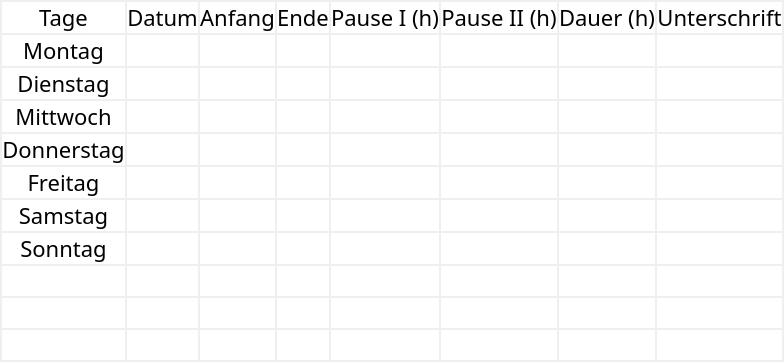
       <widget class="QFrame" name="gridFrame">
        <property name="font">
         <font>
          <family>Times New Roman,Times,serif</family>
          <pointsize>20</pointsize>
         </font>
        </property>
        <property name="styleSheet">
         <string notr="true">#gridFrame {
	background-color: black;
}
QLabel {
	background-color: white;
	font-size: 22px;
}</string>
        </property>
        <layout class="QGridLayout" name="gridLayout">
         <property name="leftMargin">
          <number>2</number>
         </property>
         <property name="topMargin">
          <number>2</number>
         </property>
         <property name="rightMargin">
          <number>2</number>
         </property>
         <property name="bottomMargin">
          <number>2</number>
         </property>
         <property name="spacing">
          <number>2</number>
         </property>
         <item row="4" column="0">
          <widget class="QLabel" name="label_8">
           <property name="sizePolicy">
            <sizepolicy hsizetype="Preferred" vsizetype="Preferred">
             <horstretch>0</horstretch>
             <verstretch>2</verstretch>
            </sizepolicy>
           </property>
           <property name="font">
            <font>
             <family>Times New Roman,Times,serif</family>
             <pointsize>-1</pointsize>
            </font>
           </property>
           <property name="text">
            <string>Donnerstag</string>
           </property>
           <property name="alignment">
            <set>Qt::AlignCenter</set>
           </property>
          </widget>
         </item>
         <item row="0" column="2">
          <widget class="QLabel" name="label_10">
           <property name="sizePolicy">
            <sizepolicy hsizetype="Preferred" vsizetype="Preferred">
             <horstretch>0</horstretch>
             <verstretch>1</verstretch>
            </sizepolicy>
           </property>
           <property name="font">
            <font>
             <family>Times New Roman,Times,serif</family>
             <pointsize>-1</pointsize>
            </font>
           </property>
           <property name="text">
            <string>Anfang</string>
           </property>
           <property name="alignment">
            <set>Qt::AlignCenter</set>
           </property>
          </widget>
         </item>
         <item row="0" column="3">
          <widget class="QLabel" name="label_11">
           <property name="sizePolicy">
            <sizepolicy hsizetype="Preferred" vsizetype="Preferred">
             <horstretch>0</horstretch>
             <verstretch>1</verstretch>
            </sizepolicy>
           </property>
           <property name="font">
            <font>
             <family>Times New Roman,Times,serif</family>
             <pointsize>-1</pointsize>
            </font>
           </property>
           <property name="text">
            <string>Ende</string>
           </property>
           <property name="alignment">
            <set>Qt::AlignCenter</set>
           </property>
          </widget>
         </item>
         <item row="8" column="0">
          <widget class="QLabel" name="label_16">
           <property name="sizePolicy">
            <sizepolicy hsizetype="Preferred" vsizetype="Preferred">
             <horstretch>0</horstretch>
             <verstretch>2</verstretch>
            </sizepolicy>
           </property>
           <property name="font">
            <font>
             <family>Times New Roman,Times,serif</family>
             <pointsize>-1</pointsize>
            </font>
           </property>
           <property name="text">
            <string/>
           </property>
           <property name="alignment">
            <set>Qt::AlignCenter</set>
           </property>
          </widget>
         </item>
         <item row="1" column="0">
          <widget class="QLabel" name="label_2">
           <property name="sizePolicy">
            <sizepolicy hsizetype="Preferred" vsizetype="Preferred">
             <horstretch>0</horstretch>
             <verstretch>2</verstretch>
            </sizepolicy>
           </property>
           <property name="font">
            <font>
             <family>Times New Roman,Times,serif</family>
             <pointsize>-1</pointsize>
            </font>
           </property>
           <property name="text">
            <string>Montag</string>
           </property>
           <property name="alignment">
            <set>Qt::AlignCenter</set>
           </property>
          </widget>
         </item>
         <item row="6" column="0">
          <widget class="QLabel" name="label_6">
           <property name="sizePolicy">
            <sizepolicy hsizetype="Preferred" vsizetype="Preferred">
             <horstretch>0</horstretch>
             <verstretch>2</verstretch>
            </sizepolicy>
           </property>
           <property name="font">
            <font>
             <family>Times New Roman,Times,serif</family>
             <pointsize>-1</pointsize>
            </font>
           </property>
           <property name="text">
            <string>Samstag</string>
           </property>
           <property name="alignment">
            <set>Qt::AlignCenter</set>
           </property>
          </widget>
         </item>
         <item row="0" column="6">
          <widget class="QLabel" name="label_14">
           <property name="sizePolicy">
            <sizepolicy hsizetype="Preferred" vsizetype="Preferred">
             <horstretch>0</horstretch>
             <verstretch>1</verstretch>
            </sizepolicy>
           </property>
           <property name="font">
            <font>
             <family>Times New Roman,Times,serif</family>
             <pointsize>-1</pointsize>
            </font>
           </property>
           <property name="text">
            <string>Dauer (h)</string>
           </property>
           <property name="alignment">
            <set>Qt::AlignCenter</set>
           </property>
          </widget>
         </item>
         <item row="2" column="0">
          <widget class="QLabel" name="label_3">
           <property name="sizePolicy">
            <sizepolicy hsizetype="Preferred" vsizetype="Preferred">
             <horstretch>0</horstretch>
             <verstretch>2</verstretch>
            </sizepolicy>
           </property>
           <property name="font">
            <font>
             <family>Times New Roman,Times,serif</family>
             <pointsize>-1</pointsize>
            </font>
           </property>
           <property name="text">
            <string>Dienstag</string>
           </property>
           <property name="alignment">
            <set>Qt::AlignCenter</set>
           </property>
          </widget>
         </item>
         <item row="9" column="0">
          <widget class="QLabel" name="label_17">
           <property name="sizePolicy">
            <sizepolicy hsizetype="Preferred" vsizetype="Preferred">
             <horstretch>0</horstretch>
             <verstretch>2</verstretch>
            </sizepolicy>
           </property>
           <property name="font">
            <font>
             <family>Times New Roman,Times,serif</family>
             <pointsize>-1</pointsize>
            </font>
           </property>
           <property name="text">
            <string/>
           </property>
           <property name="alignment">
            <set>Qt::AlignCenter</set>
           </property>
          </widget>
         </item>
         <item row="5" column="0">
          <widget class="QLabel" name="label_7">
           <property name="sizePolicy">
            <sizepolicy hsizetype="Preferred" vsizetype="Preferred">
             <horstretch>0</horstretch>
             <verstretch>2</verstretch>
            </sizepolicy>
           </property>
           <property name="font">
            <font>
             <family>Times New Roman,Times,serif</family>
             <pointsize>-1</pointsize>
            </font>
           </property>
           <property name="text">
            <string>Freitag</string>
           </property>
           <property name="alignment">
            <set>Qt::AlignCenter</set>
           </property>
          </widget>
         </item>
         <item row="0" column="7">
          <widget class="QLabel" name="label_15">
           <property name="sizePolicy">
            <sizepolicy hsizetype="Preferred" vsizetype="Preferred">
             <horstretch>0</horstretch>
             <verstretch>1</verstretch>
            </sizepolicy>
           </property>
           <property name="font">
            <font>
             <family>Times New Roman,Times,serif</family>
             <pointsize>-1</pointsize>
            </font>
           </property>
           <property name="text">
            <string>Unterschrift</string>
           </property>
           <property name="alignment">
            <set>Qt::AlignCenter</set>
           </property>
          </widget>
         </item>
         <item row="7" column="0">
          <widget class="QLabel" name="label_5">
           <property name="sizePolicy">
            <sizepolicy hsizetype="Preferred" vsizetype="Preferred">
             <horstretch>0</horstretch>
             <verstretch>2</verstretch>
            </sizepolicy>
           </property>
           <property name="font">
            <font>
             <family>Times New Roman,Times,serif</family>
             <pointsize>-1</pointsize>
            </font>
           </property>
           <property name="text">
            <string>Sonntag</string>
           </property>
           <property name="alignment">
            <set>Qt::AlignCenter</set>
           </property>
          </widget>
         </item>
         <item row="0" column="0">
          <widget class="QLabel" name="label">
           <property name="sizePolicy">
            <sizepolicy hsizetype="Preferred" vsizetype="Preferred">
             <horstretch>0</horstretch>
             <verstretch>1</verstretch>
            </sizepolicy>
           </property>
           <property name="font">
            <font>
             <family>Times New Roman,Times,serif</family>
             <pointsize>-1</pointsize>
            </font>
           </property>
           <property name="styleSheet">
            <string notr="true"/>
           </property>
           <property name="text">
            <string>Tage</string>
           </property>
           <property name="alignment">
            <set>Qt::AlignCenter</set>
           </property>
          </widget>
         </item>
         <item row="0" column="5">
          <widget class="QLabel" name="label_13">
           <property name="sizePolicy">
            <sizepolicy hsizetype="Preferred" vsizetype="Preferred">
             <horstretch>0</horstretch>
             <verstretch>1</verstretch>
            </sizepolicy>
           </property>
           <property name="font">
            <font>
             <family>Times New Roman,Times,serif</family>
             <pointsize>-1</pointsize>
            </font>
           </property>
           <property name="text">
            <string>Pause II (h)</string>
           </property>
           <property name="alignment">
            <set>Qt::AlignCenter</set>
           </property>
          </widget>
         </item>
         <item row="0" column="4">
          <widget class="QLabel" name="label_12">
           <property name="sizePolicy">
            <sizepolicy hsizetype="Preferred" vsizetype="Preferred">
             <horstretch>0</horstretch>
             <verstretch>1</verstretch>
            </sizepolicy>
           </property>
           <property name="font">
            <font>
             <family>Times New Roman,Times,serif</family>
             <pointsize>-1</pointsize>
            </font>
           </property>
           <property name="text">
            <string>Pause I (h)</string>
           </property>
           <property name="alignment">
            <set>Qt::AlignCenter</set>
           </property>
          </widget>
         </item>
         <item row="3" column="0">
          <widget class="QLabel" name="label_9">
           <property name="sizePolicy">
            <sizepolicy hsizetype="Preferred" vsizetype="Preferred">
             <horstretch>0</horstretch>
             <verstretch>2</verstretch>
            </sizepolicy>
           </property>
           <property name="font">
            <font>
             <family>Times New Roman,Times,serif</family>
             <pointsize>-1</pointsize>
            </font>
           </property>
           <property name="text">
            <string>Mittwoch</string>
           </property>
           <property name="alignment">
            <set>Qt::AlignCenter</set>
           </property>
          </widget>
         </item>
         <item row="0" column="1">
          <widget class="QLabel" name="label_4">
           <property name="sizePolicy">
            <sizepolicy hsizetype="Preferred" vsizetype="Preferred">
             <horstretch>0</horstretch>
             <verstretch>1</verstretch>
            </sizepolicy>
           </property>
           <property name="font">
            <font>
             <family>Times New Roman,Times,serif</family>
             <pointsize>-1</pointsize>
            </font>
           </property>
           <property name="text">
            <string>Datum</string>
           </property>
           <property name="alignment">
            <set>Qt::AlignCenter</set>
           </property>
          </widget>
         </item>
         <item row="10" column="0">
          <widget class="QLabel" name="label_18">
           <property name="sizePolicy">
            <sizepolicy hsizetype="Preferred" vsizetype="Preferred">
             <horstretch>0</horstretch>
             <verstretch>2</verstretch>
            </sizepolicy>
           </property>
           <property name="font">
            <font>
             <family>Times New Roman,Times,serif</family>
             <pointsize>-1</pointsize>
            </font>
           </property>
           <property name="text">
            <string/>
           </property>
           <property name="alignment">
            <set>Qt::AlignCenter</set>
           </property>
          </widget>
         </item>
         <item row="8" column="1">
          <widget class="QLabel" name="label_19">
           <property name="text">
            <string/>
           </property>
           <property name="alignment">
            <set>Qt::AlignCenter</set>
           </property>
          </widget>
         </item>
         <item row="8" column="2">
          <widget class="QLabel" name="label_20">
           <property name="text">
            <string/>
           </property>
           <property name="alignment">
            <set>Qt::AlignCenter</set>
           </property>
          </widget>
         </item>
         <item row="8" column="3">
          <widget class="QLabel" name="label_21">
           <property name="text">
            <string/>
           </property>
           <property name="alignment">
            <set>Qt::AlignCenter</set>
           </property>
          </widget>
         </item>
         <item row="8" column="4">
          <widget class="QLabel" name="label_22">
           <property name="text">
            <string/>
           </property>
           <property name="alignment">
            <set>Qt::AlignCenter</set>
           </property>
          </widget>
         </item>
         <item row="8" column="5">
          <widget class="QLabel" name="label_23">
           <property name="text">
            <string/>
           </property>
           <property name="alignment">
            <set>Qt::AlignCenter</set>
           </property>
          </widget>
         </item>
         <item row="8" column="6">
          <widget class="QLabel" name="label_24">
           <property name="text">
            <string/>
           </property>
           <property name="alignment">
            <set>Qt::AlignCenter</set>
           </property>
          </widget>
         </item>
         <item row="8" column="7">
          <widget class="QLabel" name="label_25">
           <property name="text">
            <string/>
           </property>
           <property name="alignment">
            <set>Qt::AlignCenter</set>
           </property>
          </widget>
         </item>
         <item row="9" column="7">
          <widget class="QLabel" name="label_26">
           <property name="text">
            <string/>
           </property>
           <property name="alignment">
            <set>Qt::AlignCenter</set>
           </property>
          </widget>
         </item>
         <item row="10" column="7">
          <widget class="QLabel" name="label_27">
           <property name="text">
            <string/>
           </property>
           <property name="alignment">
            <set>Qt::AlignCenter</set>
           </property>
          </widget>
         </item>
         <item row="10" column="6">
          <widget class="QLabel" name="label_28">
           <property name="text">
            <string/>
           </property>
           <property name="alignment">
            <set>Qt::AlignCenter</set>
           </property>
          </widget>
         </item>
         <item row="9" column="6">
          <widget class="QLabel" name="label_29">
           <property name="text">
            <string/>
           </property>
           <property name="alignment">
            <set>Qt::AlignCenter</set>
           </property>
          </widget>
         </item>
         <item row="9" column="5">
          <widget class="QLabel" name="label_30">
           <property name="text">
            <string/>
           </property>
           <property name="alignment">
            <set>Qt::AlignCenter</set>
           </property>
          </widget>
         </item>
         <item row="10" column="5">
          <widget class="QLabel" name="label_31">
           <property name="text">
            <string/>
           </property>
           <property name="alignment">
            <set>Qt::AlignCenter</set>
           </property>
          </widget>
         </item>
         <item row="10" column="4">
          <widget class="QLabel" name="label_32">
           <property name="text">
            <string/>
           </property>
           <property name="alignment">
            <set>Qt::AlignCenter</set>
           </property>
          </widget>
         </item>
         <item row="9" column="4">
          <widget class="QLabel" name="label_33">
           <property name="text">
            <string/>
           </property>
           <property name="alignment">
            <set>Qt::AlignCenter</set>
           </property>
          </widget>
         </item>
         <item row="9" column="3">
          <widget class="QLabel" name="label_34">
           <property name="text">
            <string/>
           </property>
           <property name="alignment">
            <set>Qt::AlignCenter</set>
           </property>
          </widget>
         </item>
         <item row="10" column="3">
          <widget class="QLabel" name="label_35">
           <property name="text">
            <string/>
           </property>
           <property name="alignment">
            <set>Qt::AlignCenter</set>
           </property>
          </widget>
         </item>
         <item row="10" column="2">
          <widget class="QLabel" name="label_36">
           <property name="text">
            <string/>
           </property>
           <property name="alignment">
            <set>Qt::AlignCenter</set>
           </property>
          </widget>
         </item>
         <item row="9" column="2">
          <widget class="QLabel" name="label_37">
           <property name="text">
            <string/>
           </property>
           <property name="alignment">
            <set>Qt::AlignCenter</set>
           </property>
          </widget>
         </item>
         <item row="9" column="1">
          <widget class="QLabel" name="label_38">
           <property name="text">
            <string/>
           </property>
           <property name="alignment">
            <set>Qt::AlignCenter</set>
           </property>
          </widget>
         </item>
         <item row="10" column="1">
          <widget class="QLabel" name="label_39">
           <property name="text">
            <string/>
           </property>
           <property name="alignment">
            <set>Qt::AlignCenter</set>
           </property>
          </widget>
         </item>
         <item row="7" column="1">
          <widget class="QLabel" name="label_40">
           <property name="text">
            <string/>
           </property>
           <property name="alignment">
            <set>Qt::AlignCenter</set>
           </property>
          </widget>
         </item>
         <item row="6" column="1">
          <widget class="QLabel" name="label_41">
           <property name="text">
            <string/>
           </property>
           <property name="alignment">
            <set>Qt::AlignCenter</set>
           </property>
          </widget>
         </item>
         <item row="5" column="1">
          <widget class="QLabel" name="label_42">
           <property name="text">
            <string/>
           </property>
           <property name="alignment">
            <set>Qt::AlignCenter</set>
           </property>
          </widget>
         </item>
         <item row="4" column="1">
          <widget class="QLabel" name="label_43">
           <property name="text">
            <string/>
           </property>
           <property name="alignment">
            <set>Qt::AlignCenter</set>
           </property>
          </widget>
         </item>
         <item row="3" column="1">
          <widget class="QLabel" name="label_44">
           <property name="text">
            <string/>
           </property>
           <property name="alignment">
            <set>Qt::AlignCenter</set>
           </property>
          </widget>
         </item>
         <item row="2" column="1">
          <widget class="QLabel" name="label_45">
           <property name="text">
            <string/>
           </property>
           <property name="alignment">
            <set>Qt::AlignCenter</set>
           </property>
          </widget>
         </item>
         <item row="1" column="1">
          <widget class="QLabel" name="label_46">
           <property name="text">
            <string/>
           </property>
           <property name="alignment">
            <set>Qt::AlignCenter</set>
           </property>
          </widget>
         </item>
         <item row="1" column="2">
          <widget class="QLabel" name="label_47">
           <property name="text">
            <string/>
           </property>
           <property name="alignment">
            <set>Qt::AlignCenter</set>
           </property>
          </widget>
         </item>
         <item row="1" column="3">
          <widget class="QLabel" name="label_48">
           <property name="text">
            <string/>
           </property>
           <property name="alignment">
            <set>Qt::AlignCenter</set>
           </property>
          </widget>
         </item>
         <item row="1" column="4">
          <widget class="QLabel" name="label_49">
           <property name="text">
            <string/>
           </property>
           <property name="alignment">
            <set>Qt::AlignCenter</set>
           </property>
          </widget>
         </item>
         <item row="1" column="5">
          <widget class="QLabel" name="label_50">
           <property name="text">
            <string/>
           </property>
           <property name="alignment">
            <set>Qt::AlignCenter</set>
           </property>
          </widget>
         </item>
         <item row="1" column="6">
          <widget class="QLabel" name="label_51">
           <property name="text">
            <string/>
           </property>
           <property name="alignment">
            <set>Qt::AlignCenter</set>
           </property>
          </widget>
         </item>
         <item row="1" column="7">
          <widget class="QLabel" name="label_52">
           <property name="text">
            <string/>
           </property>
           <property name="alignment">
            <set>Qt::AlignCenter</set>
           </property>
          </widget>
         </item>
         <item row="2" column="7">
          <widget class="QLabel" name="label_53">
           <property name="text">
            <string/>
           </property>
           <property name="alignment">
            <set>Qt::AlignCenter</set>
           </property>
          </widget>
         </item>
         <item row="3" column="7">
          <widget class="QLabel" name="label_54">
           <property name="text">
            <string/>
           </property>
           <property name="alignment">
            <set>Qt::AlignCenter</set>
           </property>
          </widget>
         </item>
         <item row="4" column="7">
          <widget class="QLabel" name="label_55">
           <property name="text">
            <string/>
           </property>
           <property name="alignment">
            <set>Qt::AlignCenter</set>
           </property>
          </widget>
         </item>
         <item row="5" column="7">
          <widget class="QLabel" name="label_56">
           <property name="text">
            <string/>
           </property>
           <property name="alignment">
            <set>Qt::AlignCenter</set>
           </property>
          </widget>
         </item>
         <item row="6" column="7">
          <widget class="QLabel" name="label_57">
           <property name="text">
            <string/>
           </property>
           <property name="alignment">
            <set>Qt::AlignCenter</set>
           </property>
          </widget>
         </item>
         <item row="7" column="7">
          <widget class="QLabel" name="label_58">
           <property name="text">
            <string/>
           </property>
           <property name="alignment">
            <set>Qt::AlignCenter</set>
           </property>
          </widget>
         </item>
         <item row="7" column="6">
          <widget class="QLabel" name="label_59">
           <property name="text">
            <string/>
           </property>
           <property name="alignment">
            <set>Qt::AlignCenter</set>
           </property>
          </widget>
         </item>
         <item row="7" column="5">
          <widget class="QLabel" name="label_60">
           <property name="text">
            <string/>
           </property>
           <property name="alignment">
            <set>Qt::AlignCenter</set>
           </property>
          </widget>
         </item>
         <item row="6" column="5">
          <widget class="QLabel" name="label_61">
           <property name="text">
            <string/>
           </property>
           <property name="alignment">
            <set>Qt::AlignCenter</set>
           </property>
          </widget>
         </item>
         <item row="5" column="5">
          <widget class="QLabel" name="label_62">
           <property name="text">
            <string/>
           </property>
           <property name="alignment">
            <set>Qt::AlignCenter</set>
           </property>
          </widget>
         </item>
         <item row="4" column="5">
          <widget class="QLabel" name="label_63">
           <property name="text">
            <string/>
           </property>
           <property name="alignment">
            <set>Qt::AlignCenter</set>
           </property>
          </widget>
         </item>
         <item row="4" column="4">
          <widget class="QLabel" name="label_64">
           <property name="text">
            <string/>
           </property>
           <property name="alignment">
            <set>Qt::AlignCenter</set>
           </property>
          </widget>
         </item>
         <item row="5" column="4">
          <widget class="QLabel" name="label_65">
           <property name="text">
            <string/>
           </property>
           <property name="alignment">
            <set>Qt::AlignCenter</set>
           </property>
          </widget>
         </item>
         <item row="6" column="4">
          <widget class="QLabel" name="label_66">
           <property name="text">
            <string/>
           </property>
           <property name="alignment">
            <set>Qt::AlignCenter</set>
           </property>
          </widget>
         </item>
         <item row="7" column="4">
          <widget class="QLabel" name="label_67">
           <property name="text">
            <string/>
           </property>
           <property name="alignment">
            <set>Qt::AlignCenter</set>
           </property>
          </widget>
         </item>
         <item row="7" column="3">
          <widget class="QLabel" name="label_68">
           <property name="text">
            <string/>
           </property>
           <property name="alignment">
            <set>Qt::AlignCenter</set>
           </property>
          </widget>
         </item>
         <item row="7" column="2">
          <widget class="QLabel" name="label_69">
           <property name="text">
            <string/>
           </property>
           <property name="alignment">
            <set>Qt::AlignCenter</set>
           </property>
          </widget>
         </item>
         <item row="6" column="2">
          <widget class="QLabel" name="label_70">
           <property name="text">
            <string/>
           </property>
           <property name="alignment">
            <set>Qt::AlignCenter</set>
           </property>
          </widget>
         </item>
         <item row="5" column="2">
          <widget class="QLabel" name="label_71">
           <property name="text">
            <string/>
           </property>
           <property name="alignment">
            <set>Qt::AlignCenter</set>
           </property>
          </widget>
         </item>
         <item row="5" column="3">
          <widget class="QLabel" name="label_72">
           <property name="text">
            <string/>
           </property>
           <property name="alignment">
            <set>Qt::AlignCenter</set>
           </property>
          </widget>
         </item>
         <item row="6" column="3">
          <widget class="QLabel" name="label_73">
           <property name="text">
            <string/>
           </property>
           <property name="alignment">
            <set>Qt::AlignCenter</set>
           </property>
          </widget>
         </item>
         <item row="4" column="3">
          <widget class="QLabel" name="label_74">
           <property name="text">
            <string/>
           </property>
           <property name="alignment">
            <set>Qt::AlignCenter</set>
           </property>
          </widget>
         </item>
         <item row="4" column="2">
          <widget class="QLabel" name="label_75">
           <property name="text">
            <string/>
           </property>
           <property name="alignment">
            <set>Qt::AlignCenter</set>
           </property>
          </widget>
         </item>
         <item row="3" column="2">
          <widget class="QLabel" name="label_76">
           <property name="text">
            <string/>
           </property>
           <property name="alignment">
            <set>Qt::AlignCenter</set>
           </property>
          </widget>
         </item>
         <item row="2" column="2">
          <widget class="QLabel" name="label_77">
           <property name="text">
            <string/>
           </property>
           <property name="alignment">
            <set>Qt::AlignCenter</set>
           </property>
          </widget>
         </item>
         <item row="2" column="3">
          <widget class="QLabel" name="label_78">
           <property name="text">
            <string/>
           </property>
           <property name="alignment">
            <set>Qt::AlignCenter</set>
           </property>
          </widget>
         </item>
         <item row="3" column="3">
          <widget class="QLabel" name="label_79">
           <property name="text">
            <string/>
           </property>
           <property name="alignment">
            <set>Qt::AlignCenter</set>
           </property>
          </widget>
         </item>
         <item row="3" column="4">
          <widget class="QLabel" name="label_80">
           <property name="text">
            <string/>
           </property>
           <property name="alignment">
            <set>Qt::AlignCenter</set>
           </property>
          </widget>
         </item>
         <item row="2" column="4">
          <widget class="QLabel" name="label_81">
           <property name="text">
            <string/>
           </property>
           <property name="alignment">
            <set>Qt::AlignCenter</set>
           </property>
          </widget>
         </item>
         <item row="2" column="5">
          <widget class="QLabel" name="label_82">
           <property name="text">
            <string/>
           </property>
           <property name="alignment">
            <set>Qt::AlignCenter</set>
           </property>
          </widget>
         </item>
         <item row="3" column="5">
          <widget class="QLabel" name="label_83">
           <property name="text">
            <string/>
           </property>
           <property name="alignment">
            <set>Qt::AlignCenter</set>
           </property>
          </widget>
         </item>
         <item row="3" column="6">
          <widget class="QLabel" name="label_84">
           <property name="text">
            <string/>
           </property>
           <property name="alignment">
            <set>Qt::AlignCenter</set>
           </property>
          </widget>
         </item>
         <item row="2" column="6">
          <widget class="QLabel" name="label_85">
           <property name="text">
            <string/>
           </property>
           <property name="alignment">
            <set>Qt::AlignCenter</set>
           </property>
          </widget>
         </item>
         <item row="4" column="6">
          <widget class="QLabel" name="label_86">
           <property name="text">
            <string/>
           </property>
           <property name="alignment">
            <set>Qt::AlignCenter</set>
           </property>
          </widget>
         </item>
         <item row="5" column="6">
          <widget class="QLabel" name="label_87">
           <property name="text">
            <string/>
           </property>
           <property name="alignment">
            <set>Qt::AlignCenter</set>
           </property>
          </widget>
         </item>
         <item row="6" column="6">
          <widget class="QLabel" name="label_88">
           <property name="text">
            <string/>
           </property>
           <property name="alignment">
            <set>Qt::AlignCenter</set>
           </property>
          </widget>
         </item>
        </layout>
       </widget>
